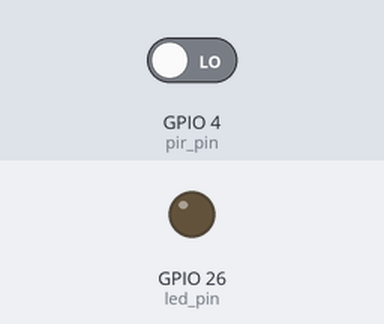
Recording of a program running on a simulated Raspberry Pi (BCM pin numbers). Shown: output pins drawn as LEDs (lit = HIGH). The test bench sets the inputs (shaded band); at power-on: GPIO 4 (pir_pin) LOW. Threads take turns every 2 ms; what the program prints to the terminal is not drawn.

Above: at 1.2 s.
1.3 s: GPIO 4 (pir_pin) driven HIGH
At 2.7 s:
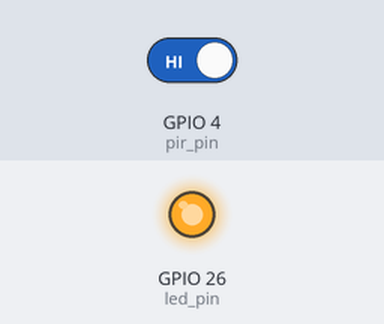
5.8 s: GPIO 4 (pir_pin) driven LOW
At 6.1 s:
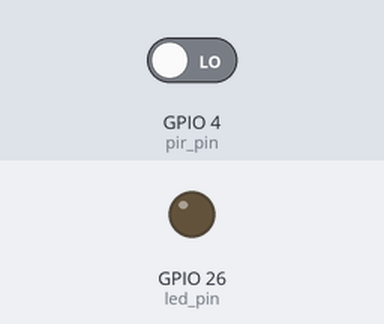
Timing chart, 0 to 8.3 s (numbered marks = the images above; inputs shaded):
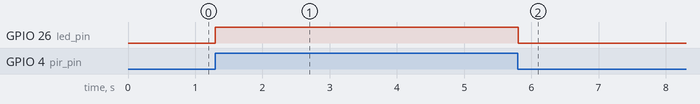

Measured:
- after the input at 1.3 s, GPIO 26 (led_pin): LOW → HIGH at once
- after the input at 5.8 s, GPIO 26 (led_pin): HIGH → LOW at once

The program:

led_pir_check.py
```python
from flask import Flask, render_template
import RPi.GPIO as GPIO
import threading
import time

# Initialize Flask app
app = Flask(__name__)

# GPIO setup
GPIO.setmode(GPIO.BCM)
GPIO.setwarnings(False)

led_pin = 26
pir_pin = 4

GPIO.setup(led_pin, GPIO.OUT)
GPIO.setup(pir_pin, GPIO.IN)

# Shared variable for motion status
motion_status = "No Motion"


# Function to monitor PIR sensor
def monitor_pir():
    global motion_status
    while True:
        if GPIO.input(pir_pin):  # Motion detected
            GPIO.output(led_pin, GPIO.HIGH)  # Turn on LED
            motion_status = "Motion Detected!"
        else:  # No motion
            GPIO.output(led_pin, GPIO.LOW)  # Turn off LED
            motion_status = "No Motion"
        time.sleep(0.1)


# Define routes
@app.route("/")
def index():
    return render_template("led_pir_check.html", motion_status=motion_status)


@app.route("/motion_status")
def motion_status_route():
    return motion_status


if __name__ == "__main__":
    try:
        # Start PIR monitoring
        pir_thread = threading.Thread(target=monitor_pir, daemon=True)
        pir_thread.start()

        # Run Flask server
        app.run(debug=False, host="0.0.0.0", port=5000)
    finally:
        GPIO.cleanup()
```
